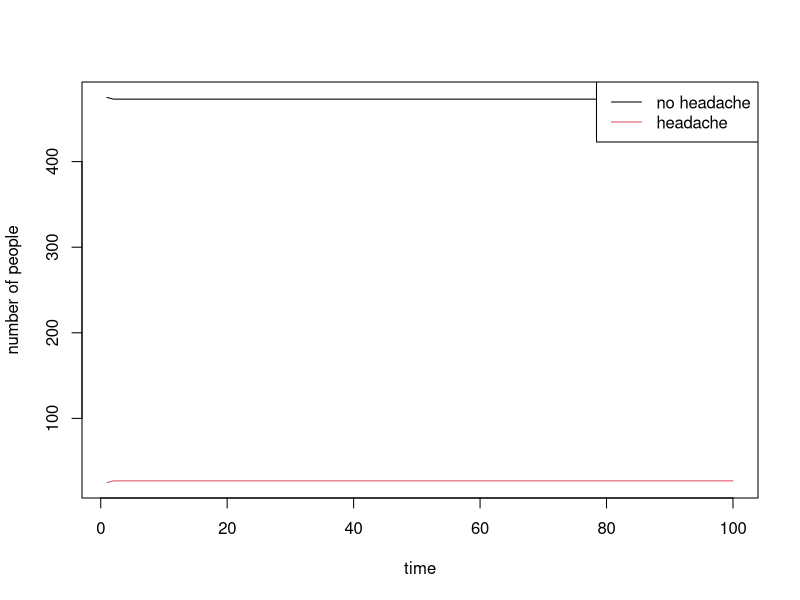
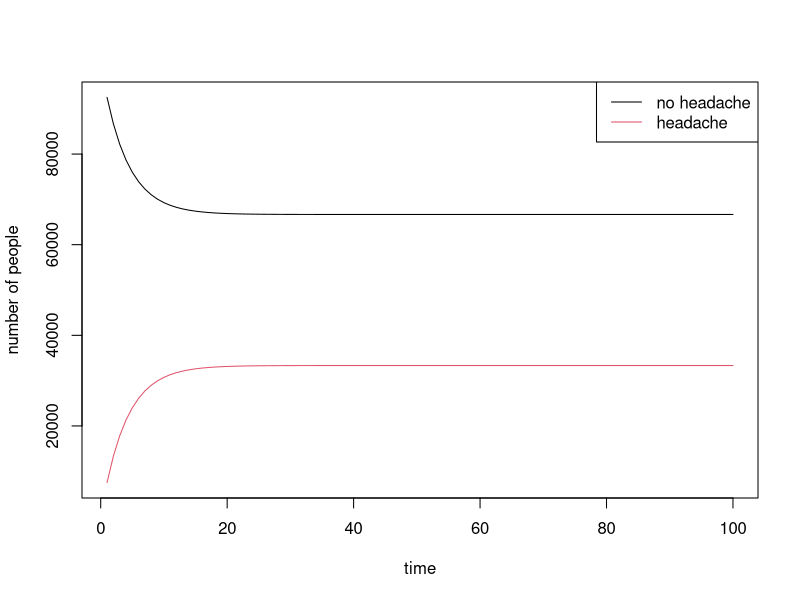
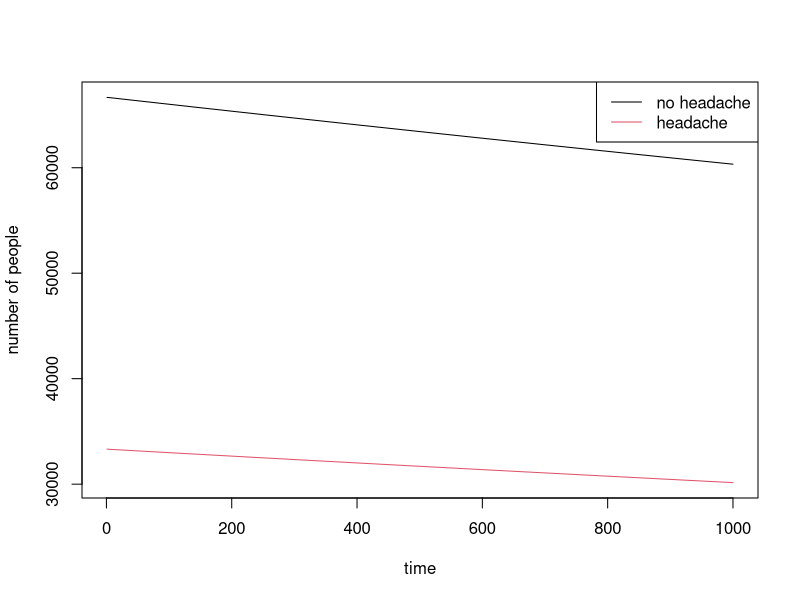

Write R code to recreate these figures, in order.
## ---- chunk 1
N_t <- 500  
P_t <- 0 
incidence <- 0.05 
recovery <- 0.9 
## ---- chunk 2
dat <- NULL
timesteps <- 1:100  
## ---- chunk 3
for (t in timesteps) {
    N_t1 <- N_t - round(incidence*N_t) + round(recovery*P_t) 

    P_t1 <- P_t + round(incidence*N_t) - round(recovery*P_t)

    dat <- rbind(dat, c(N_t1, P_t1)) 

    N_t <- N_t1 
    P_t <- P_t1 
}
## ---- chunk 4
matplot(dat, xlab="time", ylab="number of people", type="l", lty = 1)
legend("topright", col = 1:2, legend = c("no headache","headache"), lwd=1)
## ---- chunk 5
N_t <- 100000  
P_t <- 0 
incidence <- 0.075
recovery <- 0.15 

timesteps <- 1:100  
## ---- chunk 6
dat <- NULL
for (t in timesteps) {
    N_t1 <- N_t - round(incidence*N_t) + round(recovery*P_t) 

    P_t1 <- P_t + round(incidence*N_t) - round(recovery*P_t)

    dat <- rbind(dat, c(N_t1, P_t1)) 

    N_t <- N_t1 
    P_t <- P_t1 
}
## ---- chunk 7
matplot(dat, xlab="time", ylab="number of people", type="l", lty = 1)
legend("topright", col = 1:2, legend = c("no headache","headache"), lwd=1)
## ---- chunk 8
b <- .0001
d <- .0002
## ---- chunk 9
timesteps <- 1:1000
## ---- chunk 10
dat <- NULL
for (t in timesteps) {
    N_t1 <- N_t - round(incidence*N_t) + round(recovery*P_t) + b*N_t + b*P_t - d*N_t

    P_t1 <- P_t + round(incidence*N_t) - round(recovery*P_t) - d*P_t

    dat <- rbind(dat, c(N_t1, P_t1)) 

    N_t <- N_t1 
    P_t <- P_t1 
}
## ---- chunk 11
matplot(dat, xlab="time", ylab="number of people", type="l", lty = 1)
legend("topright", col = 1:2, legend = c("no headache","headache"), lwd=1)
